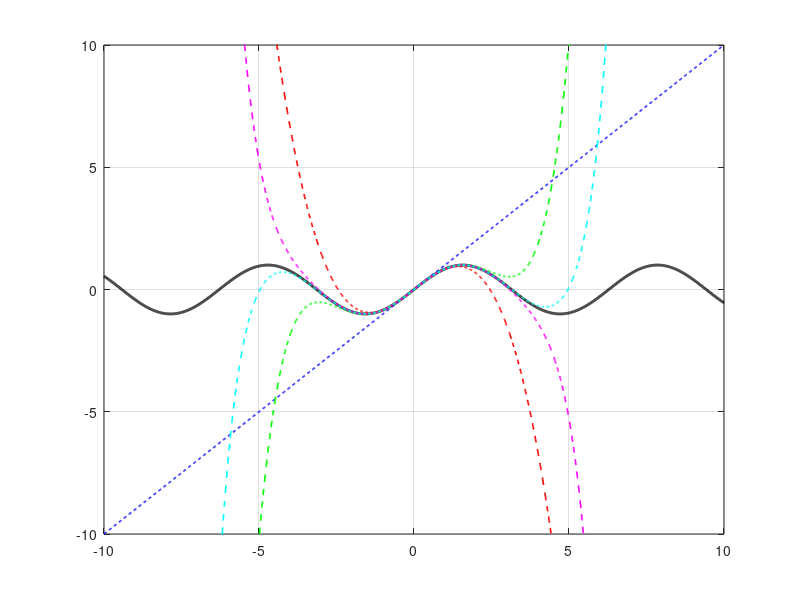

Source code (MATLAB):
clear all, close all
x = -10:.01:10;
y = sin(x);
plot(x,y,'k','LineWidth',2)
axis([-10 10 -10 10])
grid on, hold on

%% First-order Taylor expansion
P = [1 0]; % x + 0;
yT1 = polyval(P,x);
plot(x,yT1,'b--','LineWidth',1.2)

%% Third-order Taylor expansion
P = [-1/factorial(3) 0 1 0]; % -(1/3!)x^3 + x + 0;
yT3 = polyval(P,x);
plot(x,yT3,'r--','LineWidth',1.2)

%% Fifth-order Taylor expansion
P = [1/factorial(5) 0 -1/factorial(3) 0 1 0]; % -(1/3!)x^3 + x + 0;
yT5 = polyval(P,x);
plot(x,yT5,'g--','LineWidth',1.2)

%% Seventh-order Taylor expansion
P = [-1/factorial(7) 0 1/factorial(5) 0 -1/factorial(3) 0 1 0]; % -(1/3!)x^3 + x + 0;
yT7 = polyval(P,x);
plot(x,yT7,'m--','LineWidth',1.2)

%% Ninth-order Taylor expansion
P = [1/factorial(9) 0 -1/factorial(7) 0 1/factorial(5) 0 -1/factorial(3) 0 1 0]; % -(1/3!)x^3 + x + 0;
yT9 = polyval(P,x);
plot(x,yT9,'c--','LineWidth',1.2)